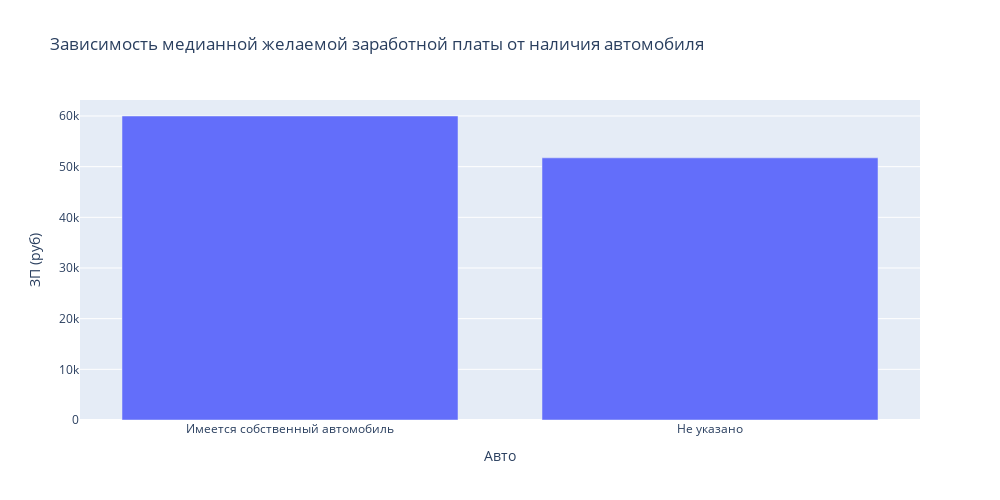

Notebook code for this chart:
### Markdown cell above
Из графика видно, что медианное заработная плата имеет прямую зависимость от гендерной пренадлежности соискателя. Медианное значения заработной платы для женщин находится на отметке 48 тыс. руб, а для мужчин 60 тыс.руб.

### Code cell
#Определим зависимость желаемой заработной платы от наличие личного автмобиля
group_df_car = hh_data.groupby(by='Авто', as_index=False).median()
px.bar(data_frame=group_df_car, x='Авто', y ='ЗП (руб)', height=500, width=1000, title='Зависимость медианной желаемой заработной платы от наличия автомобиля')

### Figure 1 — Plotly figure (JSON) as saved in the notebook; plotly's stock layout.template omitted (floating-point values rounded to 4 significant figures)
{"data": [{"alignmentgroup": "True", "hovertemplate": "Авто=%{x}<br>ЗП (руб)=%{y}<extra></extra>", "legendgroup": "", "marker": {"color": "#636efa", "pattern": {"shape": ""}}, "name": "", "offsetgroup": "", "orientation": "v", "showlegend": false, "textposition": "auto", "type": "bar", "x": ["Имеется собственный автомобиль", "Не указано"], "xaxis": "x", "y": [60000, 51740.0], "yaxis": "y"}], "layout": {"barmode": "relative", "height": 500, "legend": {"tracegroupgap": 0}, "title": {"text": "Зависимость медианной желаемой заработной платы от наличия автомобиля"}, "width": 1000, "xaxis": {"anchor": "y", "domain": [0, 1], "title": {"text": "Авто"}}, "yaxis": {"anchor": "x", "domain": [0, 1], "title": {"text": "ЗП (руб)"}}}}
